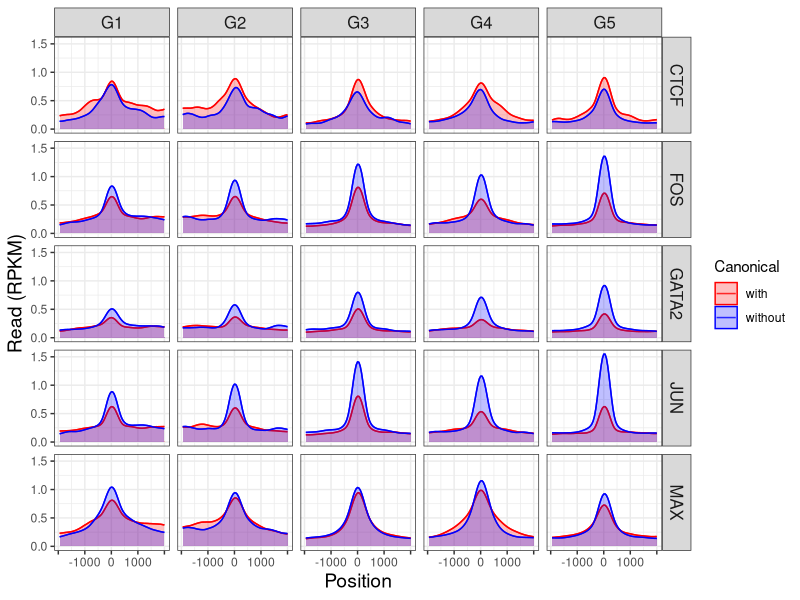

Generate this figure with R:
table=read.table("plot_table.txt",row.names=NULL)

library(ggplot2)
library(reshape)

names=colnames(table)
names[4:83]=seq(-2000,2000,by=50)
colnames(table)=names
rownames(table)=paste0(table[,1],"_",table[,2],"_",table[,3])

table$names=paste0(table[,1],"_",table[,2],"_",table[,3])


dfm <- melt(table, variable_name = "position")

dfm$position=as.numeric(dfm$position)

#ggplot(dfm, aes(x=position, y=value, color=Canonical, group=Canonical)) + geom_line(alpha=0.8,size=0.5) +  scale_color_manual(values=c("red", "blue")) +  scale_fill_discrete(name = "Canonical Motif")  + #geom_area(aes(fill=Canonical),alpha=0.25,position="identity") +  facet_grid(Group_tag~row.names) + scale_fill_manual(values=c("red", "blue"))  + theme(axis.ticks.y = element_blank())



pdf("lineplots.pdf")


ggplot(dfm, aes(x=position, y=value, color=Canonical,
group=Canonical)) + geom_line(alpha=0.8) +
scale_color_manual(values=c("red", "blue")) +
scale_fill_discrete(name = "Canonical Motif") + theme_bw() +
geom_area(aes(fill=Canonical),alpha=0.25,position="identity") +
facet_grid(Group_tag~row.names) + scale_fill_manual(values=c("red",
"blue"))+

theme(strip.text.x = element_text(size = 12),axis.title.x =
element_text(size = 14),axis.title.y = element_text(size =
14),strip.text.y = element_text(size =
12))+scale_x_continuous(breaks=c(0,20,40,60,80), labels=c("","-1000",
"0","1000","")) + ylab("Read (RPKM)") + xlab("Position")

dev.off()
